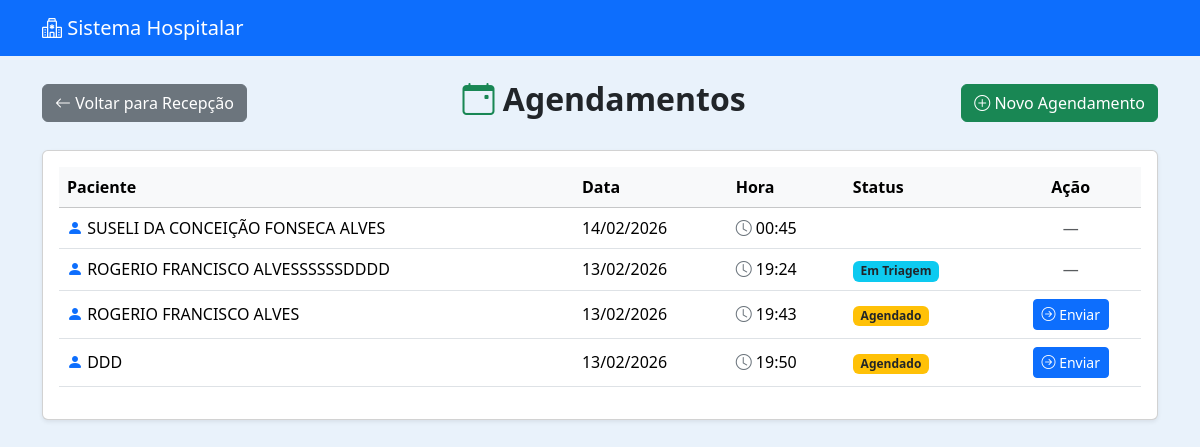
Before: /recepcao/lista/ (signed in) with the older database file.
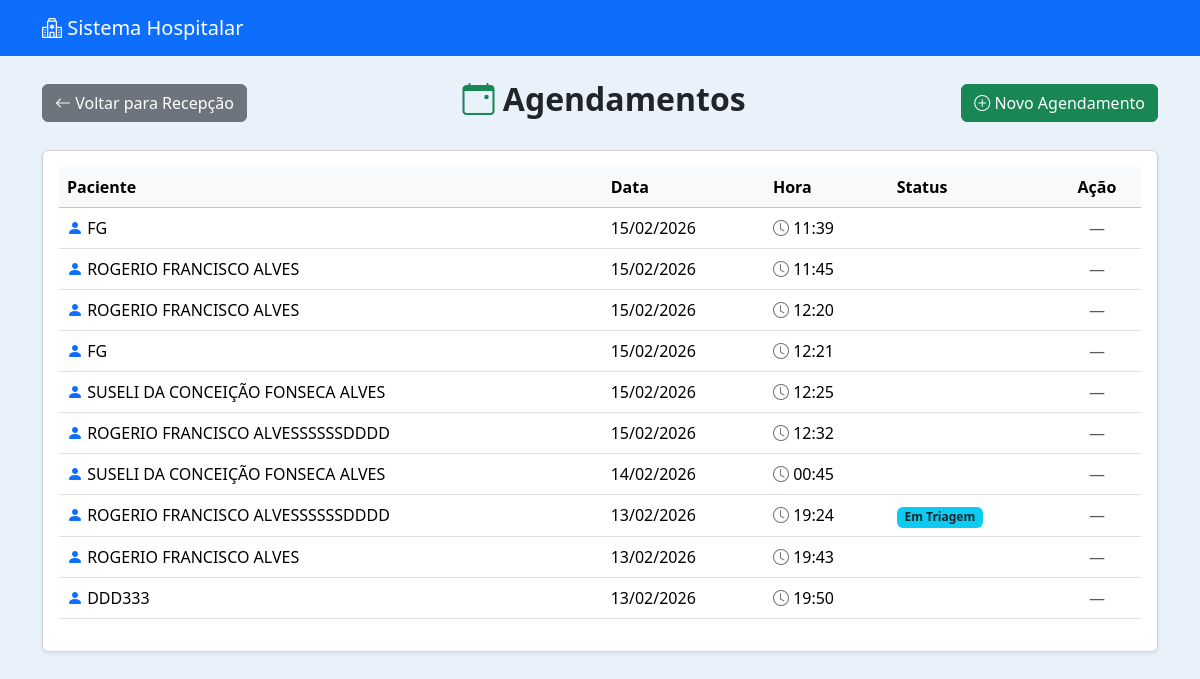
After: the same page with the newer database file.
### recepcao/models.py (models this page shows, shortened)
class Agendamento(models.Model):
    STATUS_CHOICES = [
        ('AGENDADO', 'Agendado'),
        ('TRIAGEM', 'Em Triagem'),
        ('FINALIZADO', 'Finalizado'),
    ]
    paciente = models.ForeignKey(Paciente, on_delete=models.CASCADE)
    data = models.DateField()
    hora = models.TimeField()
    criado_por = models.ForeignKey(User, on_delete=models.SET_NULL, null=True)
    status = models.CharField(max_length=20, choices=STATUS_CHOICES, default='AGENDADO')
    criado_em = models.DateTimeField(auto_now_add=True)

### pacientes/models.py (models this page shows, shortened)
class Paciente(models.Model):
    nome = models.CharField(max_length=100)
    nome_social = models.CharField(max_length=100, blank=True, null=True)
    nome_mae = models.CharField(max_length=100)
    nome_pai = models.CharField(max_length=100, blank=True, null=True)
    cpf = models.CharField(
        max_length=14,
        unique=True,
        validators=[
            RegexValidator(
                r'^\d{3}\.\d{3}\.\d{3}-\d{2}$',
                'CPF inválido! Use XXX.XXX.XXX-XX'
            )
        ]
    )
    data_nascimento = models.DateField()
    SEXO_BIOLOGICO_CHOICES = [
        ('M', 'Masculino'),
        ('F', 'Feminino'),
        ('I', 'Intersexo'),
    ]
    sexo_biologico = models.CharField(max_length=1, choices=SEXO_BIOLOGICO_CHOICES)
    identidade_genero = models.CharField(max_length=50)
    orientacao_sexual = models.CharField(max_length=50)
    NACIONALIDADE_CHOICES = [
        ('BRASILEIRA', 'Brasileira'),
        ('ARGENTINA', 'Argentina'),
        ('BOLIVIANA', 'Boliviana'),
        ('CHILENA', 'Chilena'),
        ('COLOMBIANA', 'Colombiana'),
        ('PARAGUAIA', 'Paraguaia'),
        ('PERUANA', 'Peruana'),
        ('URUGUAIA', 'Uruguaia'),
        ('VENEZUELANA', 'Venezuelana'),
        ('OUTRA', 'Outra'),
    ]
    nacionalidade = models.CharField(
        max_length=20,
        choices=NACIONALIDADE_CHOICES,
        default='BRASILEIRA'
    )
    naturalidade = models.CharField(max_length=100)
    RACA_COR_CHOICES = [
        ('BRANCA', 'Branca'),
        ('PRETA', 'Preta'),
        ('PARDA', 'Parda'),
        ('AMARELA', 'Amarela'),
        ('INDIGENA', 'Indígena'),
    ]
    raca_cor = models.CharField(max_length=10, choices=RACA_COR_CHOICES)
    ESTADO_CIVIL_CHOICES = [
        ('SOLTEIRO', 'Solteiro(a)'),
        ('CASADO', 'Casado(a)'),
        ('DIVORCIADO', 'Divorciado(a)'),
        ('VIUVO', 'Viúvo(a)'),
        ('UNIAO_ESTAVEL', 'União Estável'),
    ]
    estado_civil = models.CharField(max_length=20, choices=ESTADO_CIVIL_CHOICES)
    ESCOLARIDADE_CHOICES = [
        ('SEM_INSTRUCAO', 'Sem instrução'),
        ('FUNDAMENTAL_INCOMPLETO', 'Fundamental incompleto'),
        ('FUNDAMENTAL_COMPLETO', 'Fundamental completo'),
        ('MEDIO_INCOMPLETO', 'Médio incompleto'),
        ('MEDIO_COMPLETO', 'Médio completo'),
        ('SUPERIOR_INCOMPLETO', 'Superior incompleto'),
        ('SUPERIOR_COMPLETO', 'Superior completo'),
        ('POS_GRADUACAO', 'Pós-graduação'),
        ('MESTRADO', 'Mestrado'),
        ('DOUTORADO', 'Doutorado'),
    ]
    escolaridade = models.CharField(max_length=30, choices=ESCOLARIDADE_CHOICES)
    profissao = models.CharField(max_length=50)
    rg = models.CharField(max_length=20)
    orgao_emissor = models.CharField(max_length=10)
    UF_CHOICES = [
        ('AC','AC'), ('AL','AL'), ('AP','AP'), ('AM','AM'),
        ('BA','BA'), ('CE','CE'), ('DF','DF'), ('ES','ES'),
        ('GO','GO'), ('MA','MA'), ('MT','MT'), ('MS','MS'),
        ('MG','MG'), ('PA','PA'), ('PB','PB'), ('PR','PR'),
        ('PE','PE'), ('PI','PI'), ('RJ','RJ'), ('RN','RN'),
        ('RS','RS'), ('RO','RO'), ('RR','RR'), ('SC','SC'),
        ('SP','SP'), ('SE','SE'), ('TO','TO'),
    ]
    uf_rg = models.CharField(max_length=2, choices=UF_CHOICES)
    cep = models.CharField(
        max_length=9,
        validators=[
            RegexValidator(
                r'^\d{5}-\d{3}$',
                'CEP inválido! Use XXXXX-XXX'
            )
        ]
    )
    endereco = models.CharField(max_length=100)
    numero = models.CharField(max_length=10)
    complemento = models.CharField(max_length=50, blank=True, null=True)
    bairro = models.CharField(max_length=50)
    municipio = models.CharField(max_length=50)
    uf = models.CharField(max_length=2, choices=UF_CHOICES)
    ZONA_CHOICES = [
        ('URBANA', 'Urbana'),
        ('RURAL', 'Rural'),
    ]
    zona = models.CharField(max_length=6, choices=ZONA_CHOICES)
    telefone_fixo = models.CharField(
        max_length=15,
        blank=True,
        null=True,
        validators=[
            RegexValidator(
                r'^\(\d{2}\)\s\d{4}-\d{4}$',
                'Telefone inválido! Use (XX) XXXX-XXXX'
            )
        ]
    )
    celular = models.CharField(
        max_length=15,
        validators=[
            RegexValidator(
                r'^\(\d{2}\)\s\d{5}-\d{4}$',
                'Celular inválido! Use (XX) XXXXX-XXXX'
            )
        ]
    )
    whatsapp = models.BooleanField(default=False)
    email = models.EmailField(blank=True, null=True)
    cartao_sus = models.CharField(max_length=18, blank=True, null=True)
    criado_por = models.ForeignKey(
        User,
        on_delete=models.SET_NULL,
        null=True,
        blank=True,
        related_name='pacientes_criados'
    )
    data_criacao = models.DateTimeField(default=timezone.now, editable=False)
    data_atualizacao = models.DateTimeField(auto_now=True)

### recepcao/views.py (the view)
# urls.py: path('lista/', views.lista_agendamentos, name='lista_agendamentos'),
@login_required
def lista_agendamentos(request):
    agendamentos = Agendamento.objects.all().order_by('-data')
    return render(request, 'recepcao/lista.html', {'agendamentos': agendamentos})

### recepcao/templates/recepcao/lista.html (shortened to what this page needs)
{% extends 'usuarios/base.html' %}
{% block content %}
<div class="d-flex justify-content-between align-items-center mb-4">
    <a href="{% url 'recepcao_dashboard' %}" class="btn btn-secondary">
        <i class="bi bi-arrow-left"></i> Voltar para Recepção
    </a>
    <h2 class="fw-bold">
        <i class="bi bi-calendar-event text-success"></i>
        Agendamentos
    </h2>
    <a href="{% url 'agendar_paciente' %}" class="btn btn-success">
        <i class="bi bi-plus-circle"></i> Novo Agendamento
    </a>
</div>
<div class="card shadow-sm">
    <div class="card-body">
        {% if agendamentos %}
        <div class="table-responsive">
            <table class="table table-hover align-middle">
                <thead class="table-light">
    <tr>
        <th>Paciente</th>
        <th>Data</th>
        <th>Hora</th>
        <th>Status</th>
        <th class="text-center">Ação</th>
    </tr>
</thead>
<tbody>
    {% for a in agendamentos %}
    <tr>
        <td>
            <i class="bi bi-person-fill text-primary"></i>
            {{ a.paciente.nome }}
        </td>
        <td>
            {{ a.data|date:"d/m/Y" }}
        </td>
        <td>
            <i class="bi bi-clock text-secondary"></i>
            {{ a.hora|time:"H:i" }}
        </td>
        <td>
            {% if a.status == "AGENDADO" %}
                <span class="badge bg-warning text-dark">Agendado</span>
            {% elif a.status == "TRIAGEM" %}
                <span class="badge bg-info text-dark">Em Triagem</span>
            {% elif a.status == "FINALIZADO" %}
                <span class="badge bg-success">Finalizado</span>
            {% endif %}
        </td>
        <td class="text-center">
            {% if a.status == "AGENDADO" %}
                <a href="{% url 'enviar_para_triagem' a.id %}"
                   class="btn btn-sm btn-primary">
                    <i class="bi bi-arrow-right-circle"></i>
                    Enviar
                </a>
            {% else %}
                <span class="text-muted">—</span>
            {% endif %}
        </td>
    </tr>
    {% endfor %}
</tbody>
            </table>
        </div>
        {% else %}
            <div class="text-center py-4">
                <i class="bi bi-calendar-x fs-1 text-muted"></i>
                <p class="text-muted mt-2">Nenhum agendamento encontrado.</p>
            </div>
        {% endif %}
    </div>
</div>
{% endblock %}

### usuarios/templates/usuarios/base.html (shortened to what this page needs)
<!DOCTYPE html>
<html lang="pt-br">
<head>
    <link href="https://cdn.jsdelivr.net/npm/bootstrap@5.3.2/dist/css/bootstrap.min.css" rel="stylesheet">
    <link rel="stylesheet" href="https://cdn.jsdelivr.net/npm/bootstrap-icons@1.11.1/font/bootstrap-icons.css">
    <link href="https://cdn.jsdelivr.net/npm/select2@4.1.0-rc.0/dist/css/select2.min.css" rel="stylesheet" />
</head>
<body>
    <nav class="navbar navbar-expand-lg navbar-dark bg-primary">
        <div class="container">
            <span class="navbar-brand">
                <i class="bi bi-hospital"></i> Sistema Hospitalar
            </span>
        </div>
    </nav>
    <div class="container mt-4">
        {% block content %}
        {% endblock %}
    </div>
</body>
</html>

### usuarios/templates/usuarios/base.html (style rules this page uses)
body { background-color: #e9f2fb; }

Changed rows visible on the page:
added Agendamento: paciente.nome "FG", data "15/02/2026", hora "11:39"
added Agendamento: paciente.nome "ROGERIO FRANCISCO ALVES", data "15/02/2026", hora "11:45"
added Agendamento: paciente.nome "ROGERIO FRANCISCO ALVES", data "15/02/2026", hora "12:20"
added Agendamento: paciente.nome "FG", data "15/02/2026", hora "12:21"
added Agendamento: paciente.nome "SUSELI DA CONCEIÇÃO FONSECA ALVES", data "15/02/2026", hora "12:25"
added Agendamento: paciente.nome "ROGERIO FRANCISCO ALVESSSSSSDDDD", data "15/02/2026", hora "12:32"
changed Agendamento (number 9 of 10 on the later page): status "Agendado Enviar" → "—"
changed Agendamento: paciente.nome "DDD" → "DDD333"; status "Agendado Enviar" → "—"
